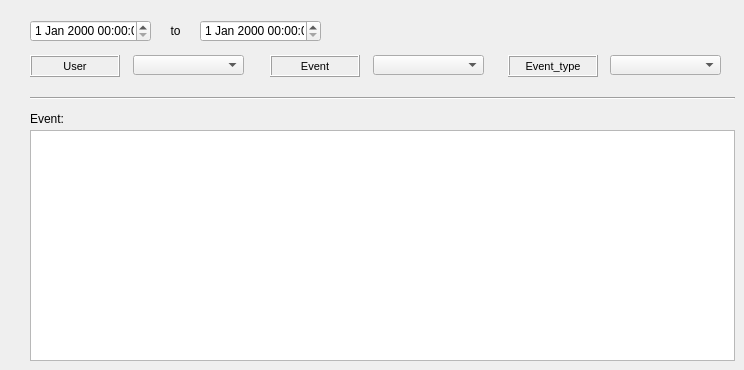
     <widget class="QWidget" name="tab_8">
      <attribute name="title">
       <string>Valve</string>
      </attribute>
      <widget class="QLabel" name="label_event_eventcat_id_4">
       <property name="geometry">
        <rect>
         <x>270</x>
         <y>55</y>
         <width>90</width>
         <height>22</height>
        </rect>
       </property>
       <property name="font">
        <font>
         <pointsize>8</pointsize>
        </font>
       </property>
       <property name="frameShape">
        <enum>QFrame::Box</enum>
       </property>
       <property name="frameShadow">
        <enum>QFrame::Raised</enum>
       </property>
       <property name="text">
        <string>Event</string>
       </property>
       <property name="textFormat">
        <enum>Qt::AutoText</enum>
       </property>
       <property name="scaledContents">
        <bool>false</bool>
       </property>
       <property name="alignment">
        <set>Qt::AlignCenter</set>
       </property>
       <property name="margin">
        <number>3</number>
       </property>
      </widget>
      <widget class="QTableWidget" name="event_x_valve_state_observ">
       <property name="geometry">
        <rect>
         <x>30</x>
         <y>130</y>
         <width>705</width>
         <height>231</height>
        </rect>
       </property>
      </widget>
      <widget class="QLabel" name="label_event_user_4">
       <property name="geometry">
        <rect>
         <x>30</x>
         <y>55</y>
         <width>90</width>
         <height>22</height>
        </rect>
       </property>
       <property name="font">
        <font>
         <pointsize>8</pointsize>
        </font>
       </property>
       <property name="frameShape">
        <enum>QFrame::Box</enum>
       </property>
       <property name="frameShadow">
        <enum>QFrame::Raised</enum>
       </property>
       <property name="text">
        <string>User</string>
       </property>
       <property name="textFormat">
        <enum>Qt::AutoText</enum>
       </property>
       <property name="scaledContents">
        <bool>false</bool>
       </property>
       <property name="alignment">
        <set>Qt::AlignCenter</set>
       </property>
       <property name="margin">
        <number>3</number>
       </property>
      </widget>
      <widget class="QComboBox" name="cat_event_eventtype_id_4">
       <property name="geometry">
        <rect>
         <x>610</x>
         <y>55</y>
         <width>111</width>
         <height>20</height>
        </rect>
       </property>
      </widget>
      <widget class="QComboBox" name="event_eventcat_id_4">
       <property name="geometry">
        <rect>
         <x>373</x>
         <y>55</y>
         <width>111</width>
         <height>20</height>
        </rect>
       </property>
      </widget>
      <widget class="QComboBox" name="event_user_4">
       <property name="geometry">
        <rect>
         <x>133</x>
         <y>55</y>
         <width>111</width>
         <height>20</height>
        </rect>
       </property>
      </widget>
      <widget class="QDateTimeEdit" name="event_date_7">
       <property name="geometry">
        <rect>
         <x>30</x>
         <y>20</y>
         <width>121</width>
         <height>22</height>
        </rect>
       </property>
      </widget>
      <widget class="QLabel" name="label_result_4">
       <property name="geometry">
        <rect>
         <x>30</x>
         <y>108</y>
         <width>90</width>
         <height>22</height>
        </rect>
       </property>
       <property name="font">
        <font>
         <pointsize>9</pointsize>
        </font>
       </property>
       <property name="frameShape">
        <enum>QFrame::NoFrame</enum>
       </property>
       <property name="frameShadow">
        <enum>QFrame::Plain</enum>
       </property>
       <property name="text">
        <string>Event:</string>
       </property>
       <property name="textFormat">
        <enum>Qt::AutoText</enum>
       </property>
       <property name="scaledContents">
        <bool>false</bool>
       </property>
       <property name="alignment">
        <set>Qt::AlignLeading|Qt::AlignLeft|Qt::AlignVCenter</set>
       </property>
       <property name="margin">
        <number>3</number>
       </property>
      </widget>
      <widget class="Line" name="line_2">
       <property name="geometry">
        <rect>
         <x>30</x>
         <y>90</y>
         <width>705</width>
         <height>16</height>
        </rect>
       </property>
       <property name="orientation">
        <enum>Qt::Horizontal</enum>
       </property>
      </widget>
      <widget class="QDateTimeEdit" name="event_date_8">
       <property name="geometry">
        <rect>
         <x>200</x>
         <y>20</y>
         <width>121</width>
         <height>22</height>
        </rect>
       </property>
      </widget>
      <widget class="QLabel" name="label_cat_event_eventtype_id_4">
       <property name="geometry">
        <rect>
         <x>508</x>
         <y>55</y>
         <width>90</width>
         <height>22</height>
        </rect>
       </property>
       <property name="font">
        <font>
         <pointsize>8</pointsize>
        </font>
       </property>
       <property name="frameShape">
        <enum>QFrame::Box</enum>
       </property>
       <property name="frameShadow">
        <enum>QFrame::Raised</enum>
       </property>
       <property name="text">
        <string>Event_type</string>
       </property>
       <property name="textFormat">
        <enum>Qt::AutoText</enum>
       </property>
       <property name="scaledContents">
        <bool>false</bool>
       </property>
       <property name="alignment">
        <set>Qt::AlignCenter</set>
       </property>
       <property name="margin">
        <number>3</number>
       </property>
      </widget>
      <widget class="QLabel" name="label_to_6">
       <property name="geometry">
        <rect>
         <x>160</x>
         <y>20</y>
         <width>31</width>
         <height>22</height>
        </rect>
       </property>
       <property name="font">
        <font>
         <pointsize>9</pointsize>
        </font>
       </property>
       <property name="frameShape">
        <enum>QFrame::NoFrame</enum>
       </property>
       <property name="frameShadow">
        <enum>QFrame::Raised</enum>
       </property>
       <property name="text">
        <string>to</string>
       </property>
       <property name="textFormat">
        <enum>Qt::AutoText</enum>
       </property>
       <property name="scaledContents">
        <bool>false</bool>
       </property>
       <property name="alignment">
        <set>Qt::AlignCenter</set>
       </property>
       <property name="margin">
        <number>3</number>
       </property>
      </widget>
     </widget>
